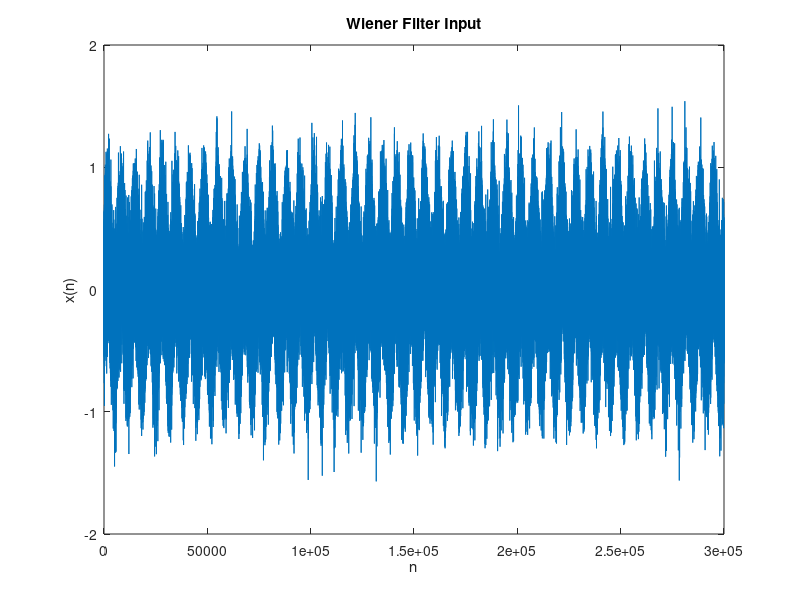
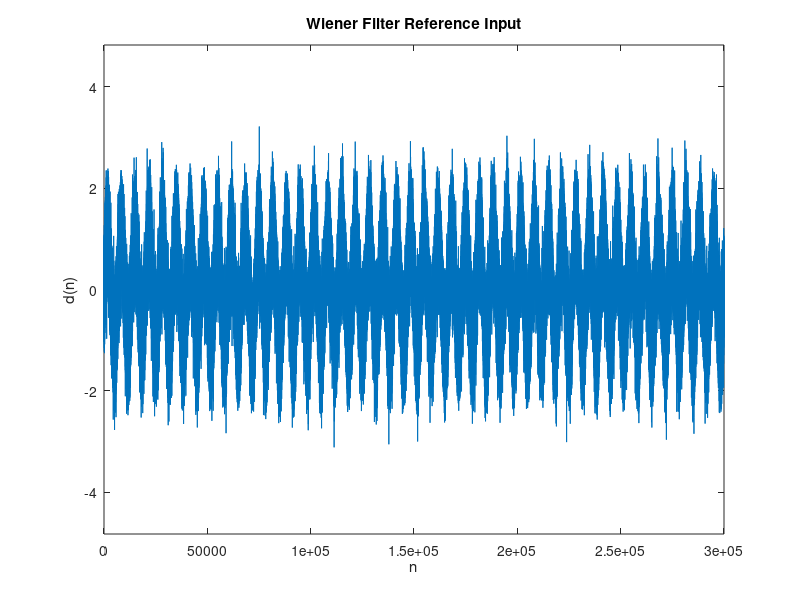
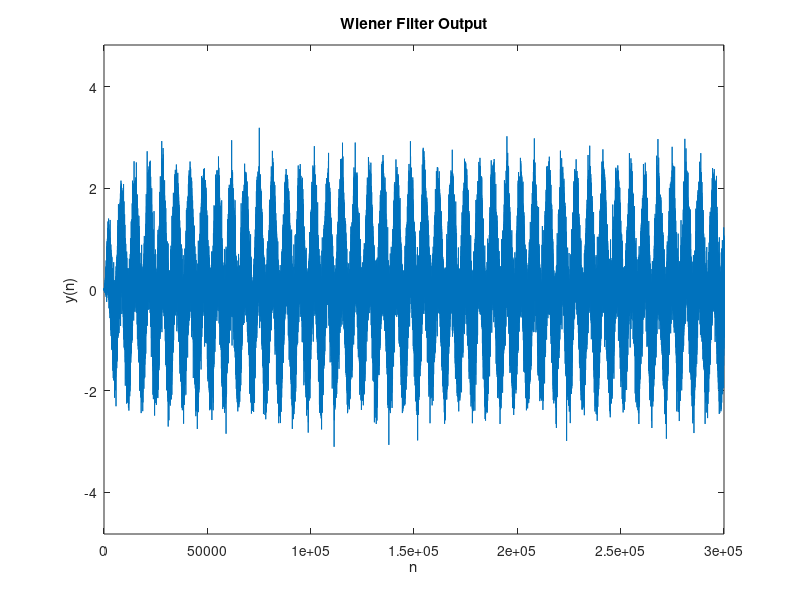
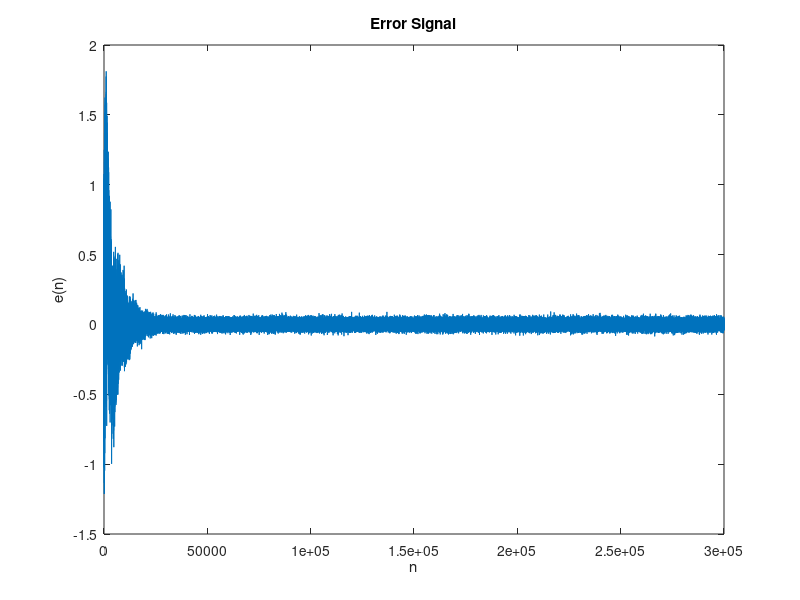

Here is the MATLAB script that generated these plots, in order:
%% Implementation of LMS based Equalization

%% We will start with simulating a Colored Gaussian signal and use it in a
%% channel modeling problem implemented using LMS and varients of LMS

clear all
close all
clc

randn('seed',0)

%% Simulation parameters
% Channel model is given by G(z) = 2 / (1 + 0.8z^(-1) - 0.04z^(-2))
C = [1 ; -0.01 ; 0.5] ;
K = 0.5 ;

C2 = [1 ; -1.5 ; 0.54] ;
K2 = 0.6 ;

L = 3.0e5 ; % Signal length

Nsd = length(C) - 1 ; % System denominator order
Nsn = length(K) ; % System numerator order
Nw = 3 ; % Wiener Filter order

MU = 0.001 ;

%% Backup variables
Vbkp = zeros(1,L) ;
Xbkp = zeros(1,L) ;
Dbkp = zeros(1,L) ;
Ybkp = zeros(1,L) ;
Ebkp = zeros(1,L) ;
Wbkp = zeros(Nw,L) ;

%% Initialization
v = 0 ;
V = v*eye(Nsn,1) ;
w = zeros(Nw,1) ;

Wbkp(:,1) = w ;

x = 0 ;
X = x*eye(Nw,1) ;
Xs = x*eye(Nsd,1) ;
Xbkp(:,1) = x ;

y = w'*X ;

d = v ;
e = d - y ;

%% Run the system "in real time"

SD = 0.5 ;
SX = 0.01 ;

for I = 2:L

    y = w'*X ; % Wiener filter output
    d = v + 0.0*randn(1) ; % "Desired" signal (channel input plus noise)
    e = d - y ; % "Error" signal

    w = w + 2*MU*e*X ; % LMS update equation

    %% Prepare for the next iteration

    % Change Frequency Appropriately

    FREQ = 1.5 ; 
    
    v = 1.0*sin(2*pi*I*FREQ/1e4)+ SD*randn(1) ; % System input update equation
    
    for J = Nsn:-1:2
        V(J) = V(J-1) ;
    end
    V(1) = v ;
    
    x = ( K'*V - C(2:end)'*Xs)/C(1) ; % Update equation of the channel
    x = x + SX*randn(1) ; % Add noise to the channel
    
    % Update X (i.e. x -> X(1) -> X(2) -> X(3) etc. )
    for J = Nw:-1:2
        X(J) = X(J-1) ;
    end
    X(1) = x ;

    for J = Nsd:-1:2
        Xs(J) = Xs(J-1) ;
    end
    Xs(1) = x ;

    % Backup variables
    Xbkp(:,I) = x ; % Update Xbkp
    Wbkp(:,I) = w ; % Update Wbkp
    Ybkp(:,I) = y ; % Update Ybkp
    Ebkp(:,I) = e ; % Update Ebkp
    Dbkp(:,I) = d ; % Update Dbkp
    Vbkp(:,I) = v ; % Update Vbkp

end

figure(11) ; plot(1:L,Xbkp) ; xlabel('n') ; ylabel('x(n)')
title('Wiener Filter Input')
figure(12) ; plot(1:L,Dbkp) ; xlabel('n') ; ylabel('d(n)')
title('Wiener Filter Reference Input')
axis([0 L -max(abs(Dbkp)*1.5) max(abs(Dbkp)*1.5)])
figure(13) ; plot(1:L,Ybkp) ; xlabel('n') ; ylabel('y(n)')
title('Wiener Filter Output')
axis([0 L -max(abs(Dbkp)*1.5) max(abs(Dbkp)*1.5)])
figure(14) ; plot(1:L,Ebkp) ; xlabel('n') ; ylabel('e(n)')
title('Error Signal')
figure(15) ; plot(1:L,Wbkp(1,:),1:L,Wbkp(2,:),1:L,Wbkp(3,:))
xlabel('n') ; ylabel('W(n)')
legend('w_0(n)','w_1(n)','w_2(n)')
title('Tap Weights')
